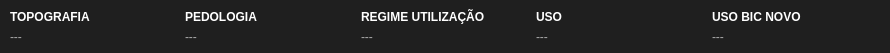
   <widget class="QWidget" name="widgetEnderecoEntregaImovel_9" native="true">
    <property name="geometry">
     <rect>
      <x>0</x>
      <y>530</y>
      <width>890</width>
      <height>53</height>
     </rect>
    </property>
    <property name="styleSheet">
     <string notr="true">background-color: #1f1f1f;
border-radius: 4px;</string>
    </property>
    <widget class="QWidget" name="horizontalLayoutWidget_29">
     <property name="geometry">
      <rect>
       <x>10</x>
       <y>6</y>
       <width>871</width>
       <height>41</height>
      </rect>
     </property>
     <layout class="QHBoxLayout" name="horizontalLayout_29" stretch="0,0,0,0,0">
      <item>
       <layout class="QVBoxLayout" name="verticalLayout_109">
        <property name="spacing">
         <number>0</number>
        </property>
        <item>
         <widget class="QLabel" name="label_108">
          <property name="sizePolicy">
           <sizepolicy hsizetype="Expanding" vsizetype="Preferred">
            <horstretch>0</horstretch>
            <verstretch>0</verstretch>
           </sizepolicy>
          </property>
          <property name="maximumSize">
           <size>
            <width>16777215</width>
            <height>16777215</height>
           </size>
          </property>
          <property name="styleSheet">
           <string notr="true">font-weight: bold;
color: white;</string>
          </property>
          <property name="text">
           <string>TOPOGRAFIA</string>
          </property>
         </widget>
        </item>
        <item>
         <widget class="QLabel" name="labelLoteTopografia">
          <property name="sizePolicy">
           <sizepolicy hsizetype="Expanding" vsizetype="Preferred">
            <horstretch>0</horstretch>
            <verstretch>0</verstretch>
           </sizepolicy>
          </property>
          <property name="maximumSize">
           <size>
            <width>16777215</width>
            <height>16777215</height>
           </size>
          </property>
          <property name="styleSheet">
           <string notr="true">color: #aaa;</string>
          </property>
          <property name="text">
           <string>---</string>
          </property>
         </widget>
        </item>
       </layout>
      </item>
      <item>
       <layout class="QVBoxLayout" name="verticalLayout_110">
        <property name="spacing">
         <number>0</number>
        </property>
        <item>
         <widget class="QLabel" name="label_109">
          <property name="sizePolicy">
           <sizepolicy hsizetype="Expanding" vsizetype="Preferred">
            <horstretch>0</horstretch>
            <verstretch>0</verstretch>
           </sizepolicy>
          </property>
          <property name="maximumSize">
           <size>
            <width>16777215</width>
            <height>16777215</height>
           </size>
          </property>
          <property name="styleSheet">
           <string notr="true">font-weight: bold;
color: white;</string>
          </property>
          <property name="text">
           <string>PEDOLOGIA</string>
          </property>
         </widget>
        </item>
        <item>
         <widget class="QLabel" name="labelLotePedologia">
          <property name="sizePolicy">
           <sizepolicy hsizetype="Expanding" vsizetype="Preferred">
            <horstretch>0</horstretch>
            <verstretch>0</verstretch>
           </sizepolicy>
          </property>
          <property name="maximumSize">
           <size>
            <width>16777215</width>
            <height>16777215</height>
           </size>
          </property>
          <property name="styleSheet">
           <string notr="true">color: #aaa;</string>
          </property>
          <property name="text">
           <string>---</string>
          </property>
         </widget>
        </item>
       </layout>
      </item>
      <item>
       <layout class="QVBoxLayout" name="verticalLayout_111">
        <property name="spacing">
         <number>0</number>
        </property>
        <item>
         <widget class="QLabel" name="label_110">
          <property name="sizePolicy">
           <sizepolicy hsizetype="Expanding" vsizetype="Preferred">
            <horstretch>0</horstretch>
            <verstretch>0</verstretch>
           </sizepolicy>
          </property>
          <property name="maximumSize">
           <size>
            <width>16777215</width>
            <height>16777215</height>
           </size>
          </property>
          <property name="styleSheet">
           <string notr="true">font-weight: bold;
color: white;</string>
          </property>
          <property name="text">
           <string>REGIME UTILIZAÇÃO</string>
          </property>
         </widget>
        </item>
        <item>
         <widget class="QLabel" name="labelRegimeUtilizacao">
          <property name="sizePolicy">
           <sizepolicy hsizetype="Expanding" vsizetype="Preferred">
            <horstretch>0</horstretch>
            <verstretch>0</verstretch>
           </sizepolicy>
          </property>
          <property name="maximumSize">
           <size>
            <width>16777215</width>
            <height>16777215</height>
           </size>
          </property>
          <property name="styleSheet">
           <string notr="true">color: #aaa;</string>
          </property>
          <property name="text">
           <string>---</string>
          </property>
         </widget>
        </item>
       </layout>
      </item>
      <item>
       <layout class="QVBoxLayout" name="verticalLayout_112">
        <property name="spacing">
         <number>0</number>
        </property>
        <item>
         <widget class="QLabel" name="label_111">
          <property name="sizePolicy">
           <sizepolicy hsizetype="Expanding" vsizetype="Preferred">
            <horstretch>0</horstretch>
            <verstretch>0</verstretch>
           </sizepolicy>
          </property>
          <property name="maximumSize">
           <size>
            <width>16777215</width>
            <height>16777215</height>
           </size>
          </property>
          <property name="styleSheet">
           <string notr="true">font-weight: bold;
color: white;</string>
          </property>
          <property name="text">
           <string>USO</string>
          </property>
         </widget>
        </item>
        <item>
         <widget class="QLabel" name="labelUsoImovel">
          <property name="sizePolicy">
           <sizepolicy hsizetype="Expanding" vsizetype="Preferred">
            <horstretch>0</horstretch>
            <verstretch>0</verstretch>
           </sizepolicy>
          </property>
          <property name="maximumSize">
           <size>
            <width>16777215</width>
            <height>16777215</height>
           </size>
          </property>
          <property name="styleSheet">
           <string notr="true">color: #aaa;</string>
          </property>
          <property name="text">
           <string>---</string>
          </property>
         </widget>
        </item>
       </layout>
      </item>
      <item>
       <layout class="QVBoxLayout" name="verticalLayout_113">
        <property name="spacing">
         <number>0</number>
        </property>
        <item>
         <widget class="QLabel" name="label_112">
          <property name="sizePolicy">
           <sizepolicy hsizetype="Expanding" vsizetype="Preferred">
            <horstretch>0</horstretch>
            <verstretch>0</verstretch>
           </sizepolicy>
          </property>
          <property name="maximumSize">
           <size>
            <width>16777215</width>
            <height>16777215</height>
           </size>
          </property>
          <property name="styleSheet">
           <string notr="true">font-weight: bold;
color: white;</string>
          </property>
          <property name="text">
           <string>USO BIC NOVO</string>
          </property>
         </widget>
        </item>
        <item>
         <widget class="QLabel" name="labelUsoImovel2">
          <property name="sizePolicy">
           <sizepolicy hsizetype="Expanding" vsizetype="Preferred">
            <horstretch>0</horstretch>
            <verstretch>0</verstretch>
           </sizepolicy>
          </property>
          <property name="maximumSize">
           <size>
            <width>16777215</width>
            <height>16777215</height>
           </size>
          </property>
          <property name="styleSheet">
           <string notr="true">color: #aaa;</string>
          </property>
          <property name="text">
           <string>---</string>
          </property>
         </widget>
        </item>
       </layout>
      </item>
     </layout>
    </widget>
   </widget>
